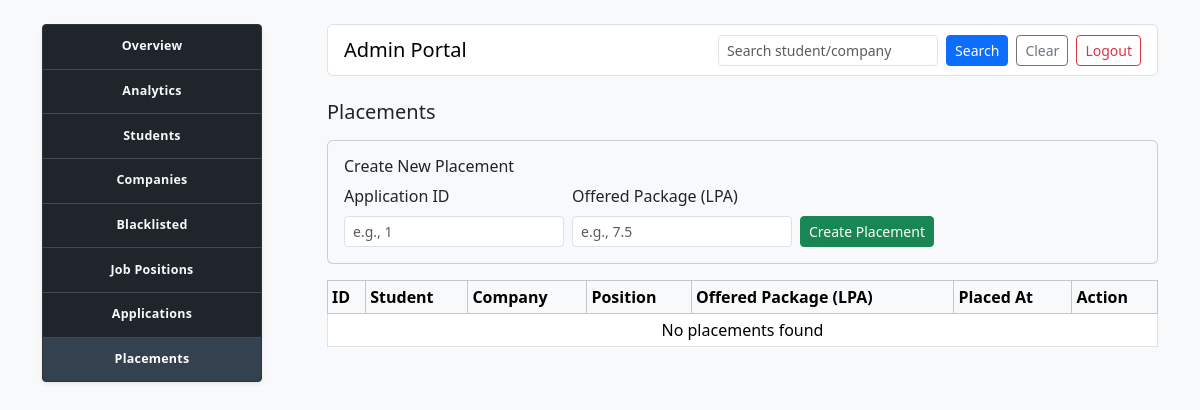
The page /admin-portal/placements (signed in) on the database as committed earlier.
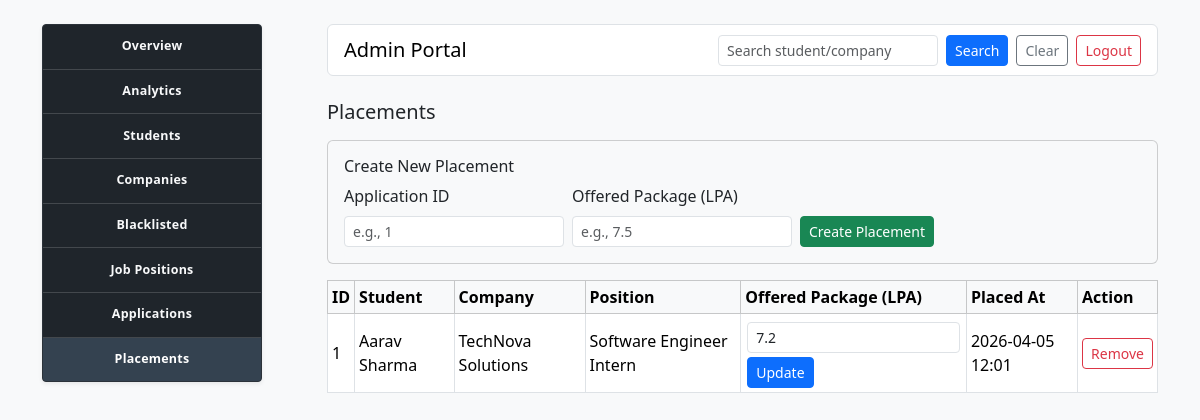
The same page on the database as committed later.
### model.py (models this page shows, shortened)
class Placement(db.Model):
    __tablename__ = "placements"
    id = db.Column(db.Integer, primary_key=True)
    application_id = db.Column(
        db.Integer, db.ForeignKey("applications.id"), unique=True, nullable=False
    )
    placed_at = db.Column(db.DateTime, nullable=False, default=datetime.utcnow)
    offered_package_lpa = db.Column(db.Float, nullable=True)
    application = db.relationship("Application", back_populates="placement")

class Student(db.Model):
    __tablename__ = "students"
    id = db.Column(db.Integer, primary_key=True)
    full_name = db.Column(db.String(120), nullable=False)
    email = db.Column(db.String(120), unique=True, nullable=False)
    password = db.Column(db.String(120), nullable=False)
    phone = db.Column(db.String(20), nullable=True)
    course = db.Column(db.String(100), nullable=True)
    skills = db.Column(db.String(255), nullable=True)
    graduation_year = db.Column(db.Integer, nullable=True)
    resume_url = db.Column(db.String(255), nullable=True)
    is_deactivated = db.Column(db.Boolean, nullable=False, default=False)
    applications = db.relationship(
        "Application", back_populates="student", cascade="all, delete-orphan"
    )

class Company(db.Model):
    __tablename__ = "companies"
    id = db.Column(db.Integer, primary_key=True)
    name = db.Column(db.String(120), unique=True, nullable=False)
    email = db.Column(db.String(120), unique=True, nullable=False)
    password = db.Column(db.String(120), nullable=False)
    industry = db.Column(db.String(100), nullable=True)
    location = db.Column(db.String(120), nullable=True)
    website = db.Column(db.String(255), nullable=True)
    is_blacklisted = db.Column(db.Boolean, nullable=False, default=False)
    is_approved = db.Column(db.Boolean, nullable=False, default=False)
    job_positions = db.relationship(
        "JobPosition", back_populates="company", cascade="all, delete-orphan"
    )

class JobPosition(db.Model):
    __tablename__ = "job_positions"
    id = db.Column(db.Integer, primary_key=True)
    company_id = db.Column(db.Integer, db.ForeignKey("companies.id"), nullable=False)
    title = db.Column(db.String(120), nullable=False)
    description = db.Column(db.Text, nullable=True)
    eligibility_criteria = db.Column(db.String(255), nullable=True)
    required_skills = db.Column(db.String(255), nullable=True)
    experience_required = db.Column(db.String(120), nullable=True)
    application_deadline = db.Column(db.Date, nullable=True)
    location = db.Column(db.String(120), nullable=True)
    salary_lpa = db.Column(db.Float, nullable=True)
    status = db.Column(db.String(30), nullable=False, default="pending")
    is_active = db.Column(db.Boolean, nullable=False, default=True)
    posted_at = db.Column(db.DateTime, nullable=False, default=datetime.utcnow)
    company = db.relationship("Company", back_populates="job_positions")
    applications = db.relationship(
        "Application", back_populates="job_position", cascade="all, delete-orphan"
    )

### app.py (the view)
@app.route('/admin-portal/placements')
def admin_portal_placements():
    return render_admin_portal_page("admin_placements.html", "placements")

### app.py (called while the page is built)
def close_expired_job_positions():
    today = datetime.utcnow().date()
    expired_positions = JobPosition.query.filter(
        JobPosition.is_active == True,
        JobPosition.application_deadline.isnot(None),
        JobPosition.application_deadline < today,
    ).all()
    for position in expired_positions:
        position.is_active = False
        position.status = "closed"
    if expired_positions:
        db.session.commit()

### template/admin_placements.html
{% extends 'admin_layout.html' %}
{% block admin_content %}
<section class="mb-4">
    <h2 class="h5 mb-3">Placements</h2>
    <div class="card mb-3 bg-light">
        <div class="card-body">
            <h6 class="card-title mb-2">Create New Placement</h6>
            <form method="POST" action="{{ url_for('admin_create_placement') }}" class="row g-2 align-items-end">
                <div class="col-auto"><label class="form-label" for="application_id">Application ID</label><input id="application_id" name="application_id" type="number" class="form-control form-control-sm" placeholder="e.g., 1" required></div>
                <div class="col-auto"><label class="form-label" for="offered_package_lpa">Offered Package (LPA)</label><input id="offered_package_lpa" name="offered_package_lpa" type="number" class="form-control form-control-sm" placeholder="e.g., 7.5" step="0.1"></div>
                <div class="col-auto"><button type="submit" class="btn btn-sm btn-success">Create Placement</button></div>
            </form>
        </div>
    </div>
    <div class="table-responsive">
        <table class="table table-bordered table-sm align-middle">
            <thead class="table-light">
                <tr>
                    <th>ID</th><th>Student</th><th>Company</th><th>Position</th><th>Offered Package (LPA)</th><th>Placed At</th><th>Action</th>
                </tr>
            </thead>
            <tbody>
                {% for placement in placements %}
                <tr>
                    <td>{{ placement.id }}</td>
                    <td>{{ placement.application.student.full_name }}</td>
                    <td>{{ placement.application.job_position.company.name }}</td>
                    <td>{{ placement.application.job_position.title }}</td>
                    <td>
                        <form method="POST" action="{{ url_for('admin_edit_placement', placement_id=placement.id) }}" class="row g-1 m-0">
                            <div class="col-auto"><input name="offered_package_lpa" type="number" class="form-control form-control-sm" value="{{ placement.offered_package_lpa or '' }}" step="0.1"></div>
                            <div class="col-auto"><button type="submit" class="btn btn-sm btn-primary">Update</button></div>
                        </form>
                    </td>
                    <td>{{ placement.placed_at.strftime('%Y-%m-%d %H:%M') if placement.placed_at else 'N/A' }}</td>
                    <td><form method="POST" action="{{ url_for('admin_remove_placement', placement_id=placement.id) }}" class="d-inline"><button type="submit" class="btn btn-sm btn-outline-danger" onclick="return confirm('Are you sure you want to remove this placement?')">Remove</button></form></td>
                </tr>
                {% else %}
                <tr><td colspan="7" class="text-center">No placements found</td></tr>
                {% endfor %}
            </tbody>
        </table>
    </div>
</section>
{% endblock %}

Rows that differ between the two databases and show on the page:
added Placement: id "1", application.student.full_name "Aarav Sharma", application.job_position.company.name "TechNova Solutions", application.job_position "Software Engineer Intern", offered_package_lpa "7.2", placed_at "2026-04-05 12:01"
Other text that changed with them:
text no longer shown: "No placements found"
